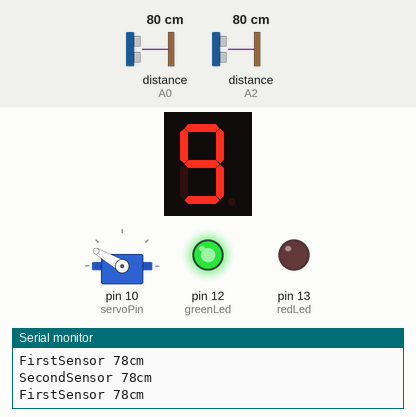
Simulated run of this sketch. Board: Arduino Uno, built with avr-gcc and run on an emulated ATmega328P. On the bench: 1-digit seven-segment display, servo, output pins drawn as LEDs (lit = HIGH), the last lines printed to the serial monitor. Wiring (inferred from the names in the program): 2 × ultrasonic range finder: trigger A1, echo A0 / trigger A3, echo A2; 1-digit 7-segment display, segments lit when HIGH: segments pin 2, pin 3, pin 4, pin 5, pin 6, pin 8, pin 9. The test bench sets the inputs (shaded band); at power-on: distance to the obstacle (sensors on A0, A2) 80 cm. The echo pulse lasts 58.3 µs per cm; the segment pins are drawn as the display they are named for; pins used as bus, display or sensor lines are not drawn.

Above: at 1.2 s.
1.3 s: distance to the obstacle (sensor on A0) set to 2 cm
At 2.1 s:
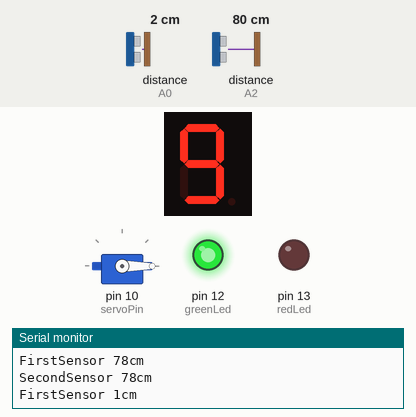
3.8 s: distance to the obstacle (sensor on A2) set to 2 cm
At 4.3 s:
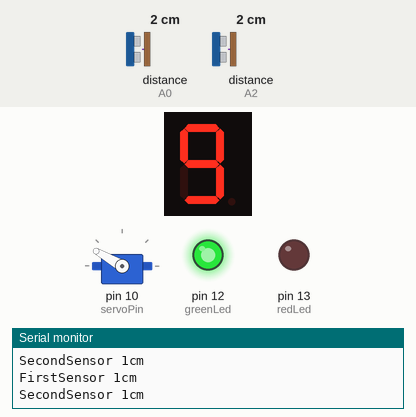
Timing chart, 0 to 6.8 s (numbered marks = the images above; inputs shaded):
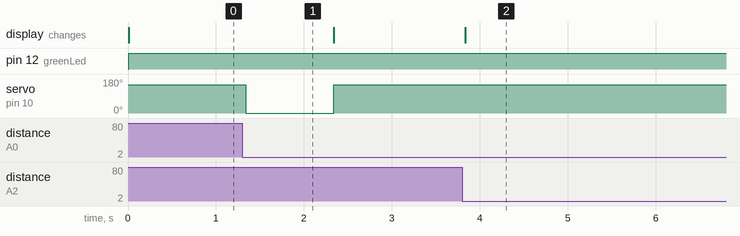

Measured:
- after the input at 1.3 s, servo on pin 10 (servoPin): 150° → 0° at once, → 150° 1.0 s later
- after the input at 3.8 s, the display: changes at once (image 2)

The sketch:

ParkingSpotsMonitor.ino
```cpp
#include <SoftwareSerial.h>
#include <Servo.h>
#include "SensorHC.h"

//Servo motor and pin
Servo myBarrier;
#define servoPin 10

//LEDs for showing spot availability
#define redLed 13
#define greenLed 12

//distance sensor1 pins
#define echoPin1 A0
#define trigPin1 A1

//distance sensor2 pins
#define echoPin2 A2
#define trigPin2 A3

//7 segment display
#define a 2  //For displaying segment "a"
#define b 3  //For displaying segment "b"
#define c 4  //For displaying segment "c"
#define d 5  //For displaying segment "d"
#define e 6  //For displaying segment "e"
#define f 8  //For displaying segment "f"
#define g 9  //For displaying segment "g"

//First sensor, distance detected and previous distance detected
SensorHC sensor1(echoPin1, trigPin1);
long distance1;
long prevDistance1 = 999;

//Second sensor, distance detected and previous distance detected
SensorHC sensor2(echoPin2, trigPin2);
long distance2;
long prevDistance2 = 999;

//Integer to 7 segments display format
void segmentDisplay(int number);

//Number of parking spots
int number = 9;

void setup() {
  // put your setup code here, to run once:

  //////////////////////////////////////////////////////////////////////////
  myBarrier.attach(servoPin);
  myBarrier.write(150);

  //For displaying in arduino console
  Serial.begin(9600);

  //setup pins for first sensor
  pinMode(trigPin1, OUTPUT);
  pinMode(echoPin1, INPUT);

  //setup pins for second sensor
  pinMode(trigPin2, OUTPUT);
  pinMode(echoPin2, INPUT);

  //setup LED pins
  pinMode(redLed, OUTPUT);
  pinMode(greenLed, OUTPUT);

  //setup 7-segment display
  pinMode(a, OUTPUT);  //A
  pinMode(b, OUTPUT);  //B
  pinMode(c, OUTPUT);  //C
  pinMode(d, OUTPUT);  //D
  pinMode(e, OUTPUT);  //E
  pinMode(f, OUTPUT);  //F
  pinMode(g, OUTPUT);  //G
}

void loop() {
  // put your main code here, to run repeatedly:

 //Ping first sensor and get distance
  sensor1.ping();
  distance1 = sensor1.getDistance();

  //Print distance received
  Serial.print("FirstSensor ");
  Serial.print(distance1);
  Serial.println("cm");

  //Check if something passed over the sensor or it's the same object
  if (distance1 <=40 && prevDistance1 >40)
  {
    if (!number)
    {
      //If it's 0 then it shouldn't decrement, so a small signal is shown
      digitalWrite(redLed, LOW);
      delay(250);
      digitalWrite(redLed, HIGH);
      delay(250);
      digitalWrite(redLed, LOW);
      delay(250);
      digitalWrite(redLed, HIGH);
    }
    else{
      number--;
      myBarrier.write(0);
      delay(1000);
      myBarrier.write(150);
    }
  }
  prevDistance1 = distance1;

  //Choose and set the right (green or red) LED
  if (number)
  {
    digitalWrite(redLed, LOW);
    digitalWrite(greenLed, HIGH);
  }
  else
  {
    digitalWrite(redLed, HIGH);
    digitalWrite(greenLed, LOW);
  }
  segmentDisplay(number);

 //Ping second sensor and get distance
  sensor2.ping();
  distance2 = sensor2.getDistance();

  //Print distance received
  Serial.print("SecondSensor ");
  Serial.print(distance2);
  Serial.println("cm");

  //Check if something passed over the sensor or it's the same object
  if(distance2 <=40 && prevDistance2 >40)
  {
    if (number == 9)
    {
      //If it's the max number of parking spots free, then it shouldn't increment, so a small signal is shown
      digitalWrite(greenLed, LOW);
      delay(250);
      digitalWrite(greenLed, HIGH);
      delay(250);
      digitalWrite(greenLed, LOW);
      delay(250);
      digitalWrite(greenLed, HIGH);
    }
    else
      number++;
  }
  prevDistance2 = distance2;

  //Choose and set the right (green or red) LED
  if (number)
  {
    digitalWrite(redLed, LOW);
    digitalWrite(greenLed, HIGH);
    segmentDisplay(number);
  }
  else
  {
    digitalWrite(redLed, HIGH);
    digitalWrite(greenLed, LOW);
    segmentDisplay(number);
  }
}

//integer to 7display format
void segmentDisplay(int number)
{
  switch (number)
  {
    case 0:
    {
      digitalWrite(a,HIGH);
      digitalWrite(b,HIGH);
      digitalWrite(c,HIGH);
      digitalWrite(d,HIGH);
      digitalWrite(e,HIGH);
      digitalWrite(f,HIGH);
      digitalWrite(g,LOW);
      break;
    }
    case 1:
    {
      digitalWrite(a,LOW);
      digitalWrite(b,HIGH);
      digitalWrite(c,HIGH);
      digitalWrite(d,LOW);
      digitalWrite(e,LOW);
      digitalWrite(f,LOW);
      digitalWrite(g,LOW);
      break;
    }
    case 2:
    {
      digitalWrite(a,HIGH);
      digitalWrite(b,HIGH);
      digitalWrite(c,LOW);
      digitalWrite(d,HIGH);
      digitalWrite(e,HIGH);
      digitalWrite(f,LOW);
      digitalWrite(g,HIGH);
      break;
    }
    case 3:
    {
      digitalWrite(a,HIGH);
      digitalWrite(b,HIGH);
      digitalWrite(c,HIGH);
      digitalWrite(d,HIGH);
      digitalWrite(e,LOW);
      digitalWrite(f,LOW);
      digitalWrite(g,HIGH);
      break;
    }
    case 4:
    {
      digitalWrite(a,LOW);
      digitalWrite(b,HIGH);
      digitalWrite(c,HIGH);
      digitalWrite(d,LOW);
      digitalWrite(e,LOW);
      digitalWrite(f,HIGH);
      digitalWrite(g,HIGH);
      break;
    }
    case 5:
    {
      digitalWrite(a,HIGH);
      digitalWrite(b,LOW);
      digitalWrite(c,HIGH);
      digitalWrite(d,HIGH);
      digitalWrite(e,LOW);
      digitalWrite(f,HIGH);
      digitalWrite(g,HIGH);
      break;
    }
    case 6:
    {
      digitalWrite(a,HIGH);
      digitalWrite(b,LOW);
      digitalWrite(c,HIGH);
      digitalWrite(d,HIGH);
      digitalWrite(e,HIGH);
      digitalWrite(f,HIGH);
      digitalWrite(g,HIGH);
      break;
    }
        case 7:
    {
      digitalWrite(a,HIGH);
      digitalWrite(b,HIGH);
      digitalWrite(c,HIGH);
      digitalWrite(d,LOW);
      digitalWrite(e,LOW);
      digitalWrite(f,LOW);
      digitalWrite(g,LOW);
      break;
    }
    case 8:
    {
      digitalWrite(a,HIGH);
      digitalWrite(b,HIGH);
      digitalWrite(c,HIGH);
      digitalWrite(d,HIGH);
      digitalWrite(e,HIGH);
      digitalWrite(f,HIGH);
      digitalWrite(g,HIGH);
      break;
    }
    case 9:
    {
      digitalWrite(a,HIGH);
      digitalWrite(b,HIGH);
      digitalWrite(c,HIGH);
      digitalWrite(d,HIGH);
      digitalWrite(e,LOW);
      digitalWrite(f,HIGH);
      digitalWrite(g,HIGH);
      break;
    }
    default :
    {
      digitalWrite(a,LOW);
      digitalWrite(b,LOW);
      digitalWrite(c,LOW);
      digitalWrite(d,LOW);
      digitalWrite(e,LOW);
      digitalWrite(f,LOW);
      digitalWrite(g,HIGH);
    }
  }
}
```

SensorHC.cpp
```cpp
#include "SensorHC.h"

SensorHC::SensorHC(int echoPin, int triggerPin)
{
    echoPin_ = echoPin;
    triggerPin_ = triggerPin;

}

long SensorHC::getDistance()
{
    return distance_;
}

void SensorHC::ping()
{
    digitalWrite(triggerPin_, LOW);
    delayMicroseconds(2);

    digitalWrite(triggerPin_, HIGH);
    delayMicroseconds(10);

    digitalWrite(triggerPin_, LOW);

    duration_ = pulseIn(echoPin_, HIGH);
    distance_ = duration_*0.034/2;
}
```

SensorHC.h
```cpp
#ifndef SENSORHC_H_
#define SENSORHC_H_

#if defined(ARDUINO) && ARDUINO >= 100
	#include "Arduino.h"
#else
	#include "WProgram.h"
#endif

#include <inttypes.h>

class SensorHC {

public:
	SensorHC(int echoPin, int triggerPin);

	long getDistance();

	void ping();

private:

	int echoPin_, triggerPin_;
	long duration_, distance_;
};
#endif
```
